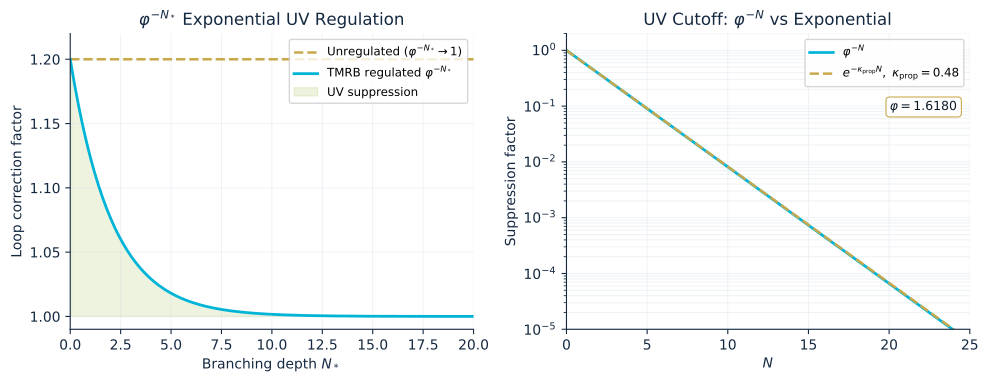

The Python source for this figure:
"""fig3_golden_ratio_loop.py — phi^-N* exponential UV regulation."""
import numpy as np
import matplotlib as mpl
import matplotlib.pyplot as plt

NAVY = '#0D1B2A'; GOLD = '#C8A84B'; CYAN = '#00B4D8'
INK = '#142840'; LGRAY = '#D5DCE4'; MUTED = '#8AA0B8'
GREEN = '#A8C45A'

mpl.rcParams.update({'font.family': 'DejaVu Sans', 'font.size': 10,
                     'axes.edgecolor': INK, 'axes.labelcolor': INK,
                     'axes.titlecolor': INK, 'xtick.color': INK,
                     'ytick.color': INK, 'mathtext.fontset': 'dejavusans',
                     'savefig.dpi': 300})

phi = (1+np.sqrt(5))/2  # 1.6180...
kappa_prop = 0.48

fig, (axL, axR) = plt.subplots(1, 2, figsize=(10, 4))

# Left: loop correction factor vs branching depth
N = np.linspace(0, 20, 300)
G4_pi_lnw = 0.20   # representative G4/pi * ln(w/mu) ~ 0.2
unreg = 1.0 + G4_pi_lnw*np.ones_like(N)
reg = 1.0 + G4_pi_lnw * phi**(-N)
axL.plot(N, unreg, color=GOLD, linestyle='--', linewidth=1.8,
         label=r'Unregulated ($\varphi^{-N_*}\to 1$)')
axL.plot(N, reg, color=CYAN, linewidth=2.0,
         label=r'TMRB regulated $\varphi^{-N_*}$')
axL.fill_between(N, np.ones_like(N), reg, where=(reg<unreg),
                 color=GREEN, alpha=0.20, label='UV suppression')
axL.set_xlabel(r'Branching depth $N_*$')
axL.set_ylabel(r'Loop correction factor')
axL.set_title(r'$\varphi^{-N_*}$ Exponential UV Regulation')
axL.set_xlim(0, 20); axL.set_ylim(0.99, 1.22)
axL.grid(True, alpha=0.35, color=LGRAY)
axL.legend(loc='upper right', fontsize=8.5)
axL.spines['top'].set_visible(False); axL.spines['right'].set_visible(False)

# Right: phi^-N vs e^-kappa_prop N, semi-log
N2 = np.linspace(0, 25, 300)
y_phi = phi**(-N2)
y_exp = np.exp(-kappa_prop * N2)
axR.semilogy(N2, y_phi, color=CYAN, linewidth=2.0, label=r'$\varphi^{-N}$')
axR.semilogy(N2, y_exp, color=GOLD, linestyle='--', linewidth=1.8,
             label=rf'$e^{{-\kappa_{{\rm prop}}N}},\ \kappa_{{\rm prop}}={kappa_prop}$')
axR.set_xlabel(r'$N$')
axR.set_ylabel(r'Suppression factor')
axR.set_title(r'UV Cutoff: $\varphi^{-N}$ vs Exponential')
axR.set_xlim(0, 25); axR.set_ylim(1e-5, 2)
axR.grid(True, which='both', alpha=0.35, color=LGRAY)
axR.legend(loc='upper right', fontsize=8.5)
axR.spines['top'].set_visible(False); axR.spines['right'].set_visible(False)
axR.text(0.97, 0.74, rf'$\varphi = {phi:.4f}$', transform=axR.transAxes,
         ha='right', fontsize=9, color=NAVY,
         bbox=dict(boxstyle='round,pad=0.3', facecolor='white',
                   edgecolor=GOLD, linewidth=0.8))

plt.tight_layout()
plt.savefig('fig3_golden_ratio_loop.pdf', dpi=300, bbox_inches='tight')
plt.savefig('fig3_golden_ratio_loop.png', dpi=300, bbox_inches='tight')
print('Wrote fig3_golden_ratio_loop.{pdf,png}')
